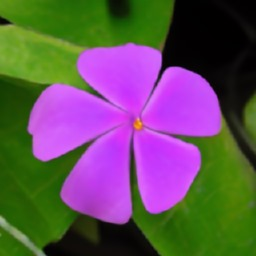
#> input picture sample_images/img1.jpeg, 256 x 256 px; its folder holds only this picture in this run
$ python -i old_utils_multi_image_old_snr.py   (imports and definitions only)
#> lines starting #> are read from the running program, lines starting #| are printed output that depends on the picture
#> further down, picture is the input picture: PIL image 256x256 RGB; mean R, G, B 99.8, 81.1, 90.9
import torch
import torch.nn as nn
import torch.nn.functional as F
import cv2
import numpy as np
from PIL import Image, ImageFilter
import io
import matplotlib.pyplot as plt
import random
from skimage import data
from scipy.ndimage import rotate
from kernels import *
from torch.utils.data import Dataset, DataLoader, Subset
import os

class DatasetAI(Dataset):
    # [24 lines left out: function __init__, not called in this run]

    def __len__(self):
        return len(self.samples)

    # [12 lines left out: function __getitem__, not called in this run]
def img_to_patches(img) -> tuple:

    if (img.size != (256, 256)):
        img = img.resize((256, 256))
    patch_size = 32
    grayscale_patches = []
    color_patches = []
    for i in range(0, img.height, patch_size):
        for j in range(0, img.width, patch_size):
            box = (j, i, j + patch_size, i + patch_size)
            patch = np.asarray(img.crop(box))
            grayscale_patch = cv2.cvtColor(patch, cv2.COLOR_RGB2GRAY)
            grayscale_patches.append(grayscale_patch.astype(np.int32))
            color_patches.append(patch)
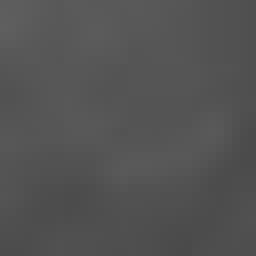
#> grayscale_patch: shape (32, 32) (shown 8 times larger); min 74, max 95, mean 83.2
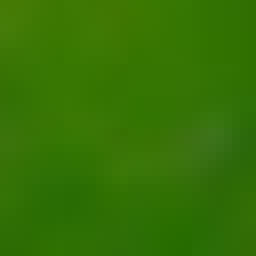
#> patch: shape (32, 32, 3) (shown 8 times larger); mean R, G, B 52.3, 114.3, 4.2
#> after the loop, color_patches = 64 items; grayscale_patches = 64 items
    return grayscale_patches, color_patches


def get_l1(v):
    return np.sum(np.abs(v[:, :-1] - v[:, 1:]))


def get_l2(v):
    return np.sum(np.abs(v[:-1, :] - v[1:, :]))


# [122 lines left out: functions get_l3l4, get_pixel_var_degree_for_patch, extract_rich_and_poor_textures, get_complete_image, smash_n_reconstruct, jpeg_compression and 6 more, not called in this run]

>>> from PIL import Image
>>> picture = Image.open('sample_images/img1.jpeg')
>>> result = img_to_patches(picture)
